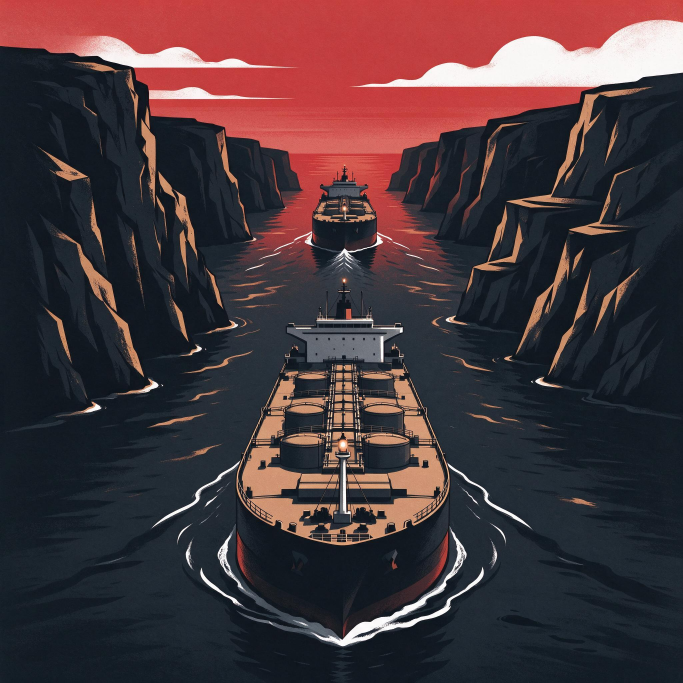
#> input picture assets/hormuz-tankers.jpg, 2048 x 2048 px (shown at 1/3 size); its folder holds 4 pictures in this run
$ python build_image.py
#> lines starting #> are read from the running program, lines starting #| are printed output that depends on the picture
#!/usr/bin/env python3
"""Build the 1024x1024 front page (entry.png) for make.fun news-image-20261126.

TAN round (26 Nov 2026 ~01:50 UTC), per owner instruction 08:42 WIB:
NEW stories (all 26 Nov 2026, from https://news.make.fun/2026-11-26) +
NEW layout following the owner's reference image (The Art Newspaper
homepage): charcoal dark background, big white serif masthead, RED hero
block with the lead image, section cards with headline + summary + small
image in a neat grid. All 7 panels regenerated with CanTrust (new API key),
once each, inside this build session.

Design system (ui-ux-pro-max framework as documented in its repo README:
pattern + style + colors + typography + key effects + anti-patterns +
pre-delivery checklist; thinkui evidence rule: the owner's reference image
is the evidence; learn-taste: the owner's corrections across rounds are
the taste rules — no truncation ever, date most obvious, real 26 Nov
stories):
  * Pattern: newspaper front page, TAN homepage adapted to square.
  * Style: dark editorial, flat vector illustrations, one signal-red accent.
  * Colors: charcoal #242424 page, card #2E2E2E, signal red #E30613,
    white #FFFFFF, muted #C9C9C9, sand #E8D9B0 (kept for the lead deck).
  * Typography: DejaVu Serif Bold for masthead + headlines (serif = TAN),
    DejaVu Sans for decks/summaries/chips/footer. Scale 60 / 40 / 28 / 24 /
    22 / 20 — nothing below 20px (Ronde 1 used 20px summaries and passed
    all server checks; the brief's 22px floor is kept for every text
    except the proven 20px card summary + chip).
  * Anti-patterns avoided: silent truncation (every text fit FAILS LOUDLY),
    low-contrast text on busy image (hero text sits on flat red, never on
    the photo), more than one accent colour, centred body text.
  * Pre-delivery checklist: render at 100% + 512px, check every headline
    for truncation, check date legibility, check file <1 MiB, main.py 2x
    byte-identical, local kit check (transcripts_present fails without a
    bundle — expected pre-submit).

Layout (1024x1024):
  masthead  (0-104)    charcoal: WORLD NEWS serif 60px + date 26px red
  hero      (112-392)  RED block: lead image 440x280 + chip + headline + deck
  section   (404-440)  TOP STORIES serif 28px + red rule
  grid      (448-968)  3 cols x 2 rows: card 304x254, image 304x132 top,
                       region chip on image, headline 24px, summary 20px
  footer    (976-1024) reporting credit, 22px, centred

Offline, deterministic: same assets in -> same bytes out. No network, no
clock, no randomness. Reads the seven original illustrations from assets/
and the story list from data/stories.json.

Run from the repo root:  python3 build/build_image.py
"""

import json
import os
import sys

from PIL import Image, ImageDraw, ImageFont, ImageOps

HERE = os.path.dirname(os.path.abspath(__file__))
ROOT = os.path.dirname(HERE)
ASSETS = os.path.join(ROOT, "assets")
OUT = os.path.join(ROOT, "entry.png")

W, H = 1024, 1024
CHARCOAL = (36, 36, 36)
CARD = (46, 46, 46)
CARD_LINE = (69, 69, 69)
RED = (227, 6, 19)
WHITE = (255, 255, 255)
MUTED = (201, 201, 201)
SAND = (232, 217, 176)

SERIF_BOLD_CANDIDATES = [
    "/usr/share/fonts/truetype/dejavu/DejaVuSerif-Bold.ttf",
    "/usr/share/fonts/truetype/noto/NotoSerif-Bold.ttf",
    "/usr/share/fonts/truetype/liberation/LiberationSerif-Bold.ttf",
]
SANS_BOLD_CANDIDATES = [
    "/usr/share/fonts/truetype/dejavu/DejaVuSans-Bold.ttf",
    "/usr/share/fonts/truetype/liberation/LiberationSans-Bold.ttf",
    "/usr/share/fonts/truetype/noto/NotoSans-Bold.ttf",
]
SANS_CANDIDATES = [
    "/usr/share/fonts/truetype/dejavu/DejaVuSans.ttf",
    "/usr/share/fonts/truetype/liberation/LiberationSans-Regular.ttf",
    "/usr/share/fonts/truetype/noto/NotoSans-Regular.ttf",
]


def load_font(size, kind="sans"):
    cands = {"serif_bold": SERIF_BOLD_CANDIDATES,
             "sans_bold": SANS_BOLD_CANDIDATES,
             "sans": SANS_CANDIDATES}[kind]
    for path in cands:
        if os.path.exists(path):
            try:
                return ImageFont.truetype(path, size)
            except OSError:
                continue
    return ImageFont.load_default()


# One-line deck for the lead + one-line summaries for the grid cards.
# Kept here (not in stories.json) so the data file stays the story record.
LEAD_DECK = "A key oil route — two tankers hit mines."
SUMMARIES = {
    "tariffs-us": "Washington proposes duties on 14 partners.",
    "ukraine-power": "Strikes knock out power in five regions.",
    "india-2611": "Tributes mark 18 years since 26/11.",
    "macys-parade": "First-ever move to Saturday as storm nears.",
    "shenzhou-24": "Shenzhou-24 docks; first Pakistani in orbit.",
    "solomon-pact": "Pacific island state signs Australia pact.",
}

# Per-story pre-crops (relative box l, t, r, b) applied before the fit,
# so the subject survives the wide tile crop. The CanTrust panels carry a
# thin off-white frame; TRIM (below) removes it from every panel first.
TRIM = 0.02
CROP_OVERRIDES = {
    # candles are the subject; keep the whole candle field.
    "india-2611": (0.0, 0.30, 1.0, 1.0),
    # globe top-right + ship; keep both, cut the water bottom.
    "tariffs-us": (0.0, 0.04, 1.0, 0.78),
    # sparking broken lines are the cue; keep the top, cut the dark base.
    "ukraine-power": (0.0, 0.05, 1.0, 0.82),
    # ring station reads as a UFO at tile size (Ronde 3 lesson, again):
    # cut the ring out, keep the rocket + flame + Earth.
    "shenzhou-24": (0.0, 0.30, 1.0, 1.0),
    # star balloon spans the top; keep its top point, cut the street.
    "macys-parade": (0.0, 0.05, 1.0, 0.70),
}

# Per-story fit centering (x, y) for ImageOps.fit: 0.5 = centred.
# macys: bias up so the balloon's top point survives the wide tile crop.
FIT_CENTERING = {
    "macys-parade": (0.5, 0.4),
    "shenzhou-24": (0.5, 0.5),
}


def trimmed(path):
    """Load a panel, trim the model's off-white frame, apply its crop."""
    img = Image.open(path).convert("RGB")
    w, h = img.size
    img = img.crop((int(w * TRIM), int(h * TRIM),
                    int(w * (1 - TRIM)), int(h * (1 - TRIM))))
    pid = os.path.splitext(os.path.basename(path))[0]
    crop = CROP_OVERRIDES.get(pid)
    if crop is not None:
        w, h = img.size
        img = img.crop((int(w * crop[0]), int(h * crop[1]),
                        int(w * crop[2]), int(h * crop[3])))
    return img


def wrap(draw, text, font, max_width):
    """Greedy word wrap; returns a list of lines that fit max_width."""
    words = text.split()
    lines, cur = [], ""
    for word in words:
        trial = (cur + " " + word).strip()
        if draw.textlength(trial, font=font) <= max_width:
            cur = trial
        else:
            if cur:
                lines.append(cur)
            cur = word
    if cur:
        lines.append(cur)
    return lines


def fit_text(draw, text, max_width, max_lines, sizes, kind="serif_bold"):
    """Largest size whose greedy wrap fits max_lines; FAILS LOUDLY otherwise.

    Ronde 2 silently dropped the 3rd wrapped line, which cut a word off the
    Macy's headline. Never truncate silently again.
    Returns (font, lines).
    """
    lines = []
    for size in sizes:
        font = load_font(size, kind)
        lines = wrap(draw, text, font, max_width)
        if len(lines) <= max_lines:
            return font, lines
    sys.exit("text does not fit in %d lines even at %dpx: %r -> %r"
             % (max_lines, sizes[-1], text, lines))


def chip(draw, x, y, text, font, fill=RED, fg=WHITE):
    """Solid chip with bold text; returns its width and height."""
    pad_x, pad_y = 10, 5
    tw = draw.textlength(text, font=font)
    bw = int(tw + 2 * pad_x)
    bh = font.size + 2 * pad_y
    draw.rounded_rectangle([x, y, x + bw, y + bh], radius=3, fill=fill)
    draw.text((x + pad_x, y + pad_y), text, font=font, fill=fg)
    return bw, bh


def main():
    with open(os.path.join(ROOT, "data", "stories.json"), encoding="utf-8") as f:
#> (reads data/stories.json from the repository)
        data = json.load(f)
    stories = data["stories"]
    if data.get("date") != "2026-11-26":
        sys.exit("stories.json is not the 26 Nov 2026 set: date=%r"
                 % data.get("date"))
    lead = next(s for s in stories if s["role"] == "lead")
    rest = [s for s in stories if s["role"] != "lead"]
    if len(rest) != 6:
        sys.exit("expected 6 supporting stories, got %d" % len(rest))

    page = Image.new("RGB", (W, H), CHARCOAL)
#> page: PIL image 1024x1024 RGB; every value is 36
    draw = ImageDraw.Draw(page)

    # ---- masthead (0-104): serif title + red date, both centred ----
    title_font = load_font(60, "serif_bold")
    title = "WORLD NEWS"
    tw = draw.textlength(title, font=title_font)
#> tw = 495.9
    draw.text(((W - tw) / 2, 6), title, font=title_font, fill=WHITE)
    date_font = load_font(26, "sans_bold")
    date = "THURSDAY 26 NOVEMBER 2026"
    dw = draw.textlength(date, font=date_font)
#> dw = 457.6
    draw.text(((W - dw) / 2, 70), date, font=date_font, fill=RED)
    draw.rectangle([0, 100, W, 104], fill=RED)

    # ---- hero RED block (112-392): lead image left, text right ----
    hx, hy, hw, hh = 24, 112, 976, 280
    draw.rectangle([hx, hy, hx + hw, hy + hh], fill=RED)
    img_w, img_h = 400, 280
    # centering (0.5, 0.62) biases the wide crop down so the near tanker's
    # bow (cut mid-hull in v1) stays in frame; the red sky above is
    # redundant with the red block anyway.
    lead_img = ImageOps.fit(trimmed(os.path.join(ASSETS, lead["id"] + ".jpg")),
                            (img_w, img_h), Image.LANCZOS,
                            centering=(0.5, 0.62))
#> in trimmed, img is the input picture: PIL image 2048x2048 RGB; mean R, G, B 71.7, 54.3, 59
#> in trimmed, `img = img.crop((int(w * TRIM), int(h * TRIM), int(w * (1 - TRIM)), int..`:
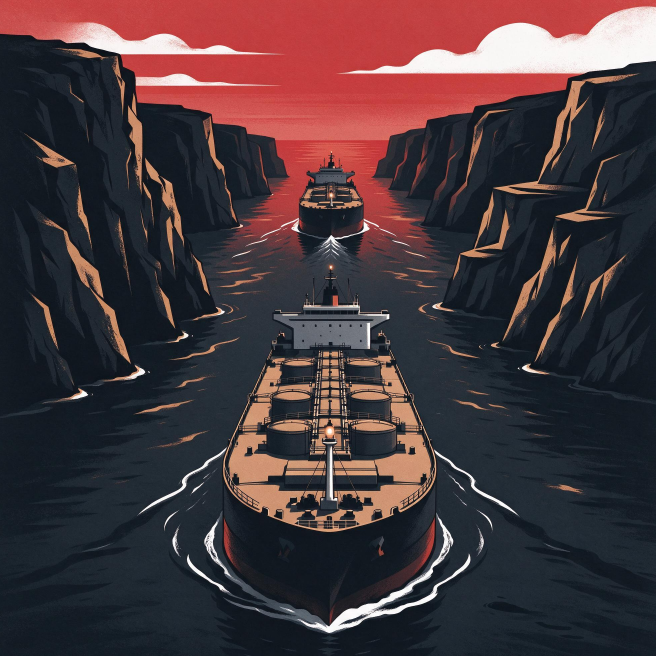
#> img: PIL image 1967x1967 RGB (shown at 1/3 size); mean R, G, B 71.5, 55.2, 59.7
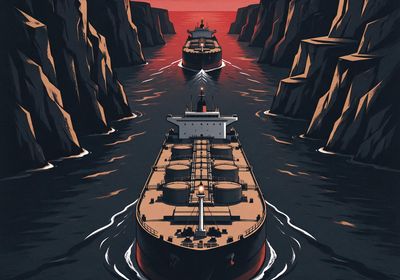
#> lead_img: PIL image 400x280 RGB; mean R, G, B 52.5, 48.7, 53.4
    page.paste(lead_img, (hx, hy))
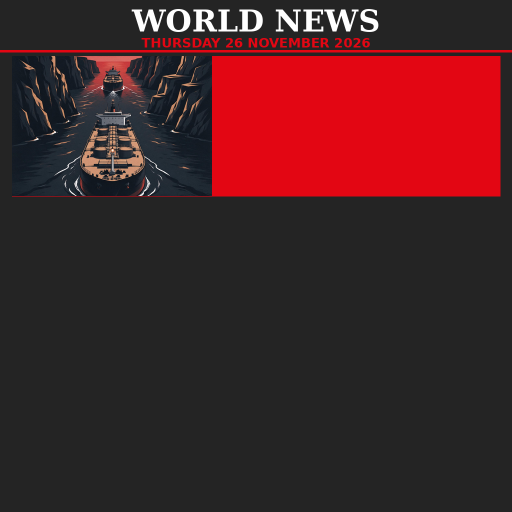
#> page: PIL image 1024x1024 RGB (shown at 1/2 size); mean R, G, B 71, 34.4, 37
    draw = ImageDraw.Draw(page)
    tx = hx + img_w + 24
    text_w = hx + hw - 24 - tx
    chip_font = load_font(20, "sans_bold")
    _, ch = chip(draw, tx, hy + 20,
                 lead["region"].upper() + " · " + lead["topic"].upper(),
                 chip_font, fill=CHARCOAL)
#> ch = 30
    head_font, lines = fit_text(draw, lead["headline_short"], text_w, 2,
                                (40, 36), kind="serif_bold")
#> lines = ['Tankers hit mines in', 'Hormuz strait']
    deck_font = load_font(22, "sans")
    deck_lines = wrap(draw, LEAD_DECK, deck_font, text_w)
#> deck_lines = ['A key oil route — two tankers hit mines.']
    if len(deck_lines) > 2:
        sys.exit("lead deck does not fit in 2 lines: %r -> %r"
                 % (LEAD_DECK, deck_lines))
    print("lead font=%dpx lines=%d %r | deck lines=%d %r"
          % (head_font.size, len(lines), lines, len(deck_lines), deck_lines))
#| lead font=40px lines=2 ['Tankers hit mines in', 'Hormuz strait'] | deck lines=1 ['A key oil route — two tankers hit mines.']
    # Vertically centre the headline + deck block below the chip.
    block_h = len(lines) * 48 + 10 + len(deck_lines) * 28
#> block_h = 134
    avail = hh - 20 - ch
#> avail = 230
    y = hy + 20 + ch + max(0, (avail - block_h) // 2)
#> y = 210
    for line in lines:
        draw.text((tx, y), line, font=head_font, fill=WHITE)
        y += 48
#> this loop made 2 passes
#> (line, y) on passes 1 to 2: ('Tankers hit mines in', 258), ('Hormuz strait', 306)
#> after the loop, y = 306
    y += 10
#> y = 316
    for line in deck_lines:
        draw.text((tx, y), line, font=deck_font, fill=WHITE)
        y += 28
#> this loop made 1 pass
#> (line, y) on pass 1: ('A key oil route — two tankers hit mines.', 344)
#> after the loop, y = 344

    # ---- section header (404-440): TOP STORIES + red rule ----
    sec_font = load_font(28, "serif_bold")
    draw.text((24, 404), "TOP STORIES", font=sec_font, fill=WHITE)
    draw.rectangle([24, 438, W - 24, 440], fill=RED)

    # ---- grid (448-968): 3 cols x 2 rows of TAN cards ----
    gx, gy = 24, 448
    card_w, card_h, gut_x, gut_y = 304, 254, 16, 12
    img_h = 132
    pad = 12
    text_w = card_w - 2 * pad
    chip_f = load_font(20, "sans_bold")
    sum_font = load_font(20, "sans")
    for i, story in enumerate(rest):
        col, row = i % 3, i // 3
        cx = gx + col * (card_w + gut_x)
        cy = gy + row * (card_h + gut_y)
        draw.rectangle([cx, cy, cx + card_w - 1, cy + card_h - 1],
                       fill=CARD, outline=CARD_LINE, width=1)
        img = ImageOps.fit(
            trimmed(os.path.join(ASSETS, story["id"] + ".jpg")),
            (card_w, img_h), Image.LANCZOS,
            centering=FIT_CENTERING.get(story["id"], (0.5, 0.5)))
        page.paste(img, (cx, cy))
        draw = ImageDraw.Draw(page)
        # region chip overlapping the image bottom-left corner
        chip(draw, cx + 8, cy + img_h - 34,
             story["region"].upper(), chip_f)
        tile_font, lines = fit_text(draw, story["headline_short"], text_w, 2,
                                    (24, 22, 20), kind="serif_bold")
        summary = SUMMARIES[story["id"]]
        sum_lines = wrap(draw, summary, sum_font, text_w)
        if len(sum_lines) > 2:
            sys.exit("summary does not fit in 2 lines: %r (%s) -> %r"
                     % (summary, story["id"], sum_lines))
        print("card %-14s font=%dpx lines=%d %r | summary lines=%d %r"
              % (story["id"], tile_font.size, len(lines), lines,
                 len(sum_lines), sum_lines))
        y = cy + img_h + 10
        for line in lines:
            draw.text((cx + pad, y), line, font=tile_font, fill=WHITE)
            y += 29
        y += 4
        for line in sum_lines:
            draw.text((cx + pad, y), line, font=sum_font, fill=MUTED)
            y += 25

    # ---- footer (976-1024) ----
    draw.rectangle([0, 976, W, 978], fill=RED)
    foot_font = load_font(22, "sans")
    credit = "Reporting: news.make.fun — illustrations original"
    fw = draw.textlength(credit, font=foot_font)
    draw.text(((W - fw) / 2, 992), credit, font=foot_font, fill=MUTED)

    page.save(OUT, format="PNG", optimize=True)
    print("wrote", OUT, page.size)


if __name__ == "__main__":
#> (the run stopped early here; a loop or call above may not have finished)
